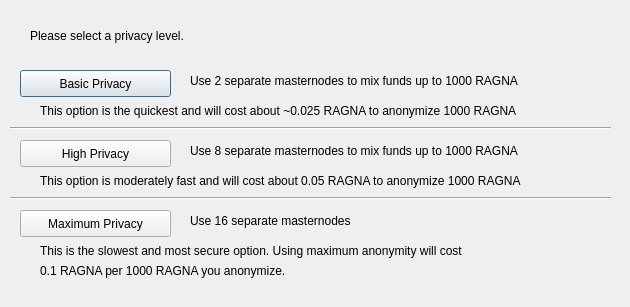
<?xml version="1.0" encoding="UTF-8"?>
<ui version="4.0">
 <class>DarksendConfig</class>
 <widget class="QDialog" name="DarksendConfig">
  <property name="geometry">
   <rect>
    <x>0</x>
    <y>0</y>
    <width>630</width>
    <height>307</height>
   </rect>
  </property>
  <property name="windowTitle">
   <string>Configure Darksend</string>
  </property>
  <widget class="QPushButton" name="buttonBasic">
   <property name="geometry">
    <rect>
     <x>20</x>
     <y>70</y>
     <width>151</width>
     <height>27</height>
    </rect>
   </property>
   <property name="text">
    <string>Basic Privacy</string>
   </property>
  </widget>
  <widget class="QPushButton" name="buttonHigh">
   <property name="geometry">
    <rect>
     <x>20</x>
     <y>140</y>
     <width>151</width>
     <height>27</height>
    </rect>
   </property>
   <property name="text">
    <string>High Privacy</string>
   </property>
  </widget>
  <widget class="QPushButton" name="buttonMax">
   <property name="geometry">
    <rect>
     <x>20</x>
     <y>210</y>
     <width>151</width>
     <height>27</height>
    </rect>
   </property>
   <property name="text">
    <string>Maximum Privacy</string>
   </property>
  </widget>
  <widget class="QLabel" name="label">
   <property name="geometry">
    <rect>
     <x>30</x>
     <y>20</y>
     <width>571</width>
     <height>31</height>
    </rect>
   </property>
   <property name="text">
    <string>Please select a privacy level.</string>
   </property>
  </widget>
  <widget class="QLabel" name="label_2">
   <property name="geometry">
    <rect>
     <x>190</x>
     <y>70</y>
     <width>421</width>
     <height>21</height>
    </rect>
   </property>
   <property name="text">
    <string>Use 2 separate masternodes to mix funds up to 1000 RAGNA</string>
   </property>
  </widget>
  <widget class="QLabel" name="label_3">
   <property name="geometry">
    <rect>
     <x>190</x>
     <y>140</y>
     <width>411</width>
     <height>21</height>
    </rect>
   </property>
   <property name="text">
    <string>Use 8 separate masternodes to mix funds up to 1000 RAGNA</string>
   </property>
  </widget>
  <widget class="QLabel" name="label_4">
   <property name="geometry">
    <rect>
     <x>190</x>
     <y>210</y>
     <width>421</width>
     <height>21</height>
    </rect>
   </property>
   <property name="text">
    <string>Use 16 separate masternodes</string>
   </property>
  </widget>
  <widget class="QLabel" name="label_6">
   <property name="geometry">
    <rect>
     <x>40</x>
     <y>100</y>
     <width>561</width>
     <height>21</height>
    </rect>
   </property>
   <property name="text">
    <string>This option is the quickest and will cost about ~0.025 RAGNA to anonymize 1000 RAGNA</string>
   </property>
  </widget>
  <widget class="QLabel" name="label_7">
   <property name="geometry">
    <rect>
     <x>40</x>
     <y>170</y>
     <width>561</width>
     <height>21</height>
    </rect>
   </property>
   <property name="text">
    <string>This option is moderately fast and will cost about 0.05 RAGNA to anonymize 1000 RAGNA</string>
   </property>
  </widget>
  <widget class="QLabel" name="label_8">
   <property name="geometry">
    <rect>
     <x>40</x>
     <y>240</y>
     <width>561</width>
     <height>21</height>
    </rect>
   </property>
   <property name="text">
    <string>This is the slowest and most secure option. Using maximum anonymity will cost</string>
   </property>
  </widget>
  <widget class="QLabel" name="label_9">
   <property name="geometry">
    <rect>
     <x>40</x>
     <y>260</y>
     <width>561</width>
     <height>21</height>
    </rect>
   </property>
   <property name="text">
    <string>0.1 RAGNA per 1000 RAGNA you anonymize.</string>
   </property>
  </widget>
  <widget class="Line" name="line">
   <property name="geometry">
    <rect>
     <x>10</x>
     <y>120</y>
     <width>601</width>
     <height>16</height>
    </rect>
   </property>
   <property name="orientation">
    <enum>Qt::Horizontal</enum>
   </property>
  </widget>
  <widget class="Line" name="line_2">
   <property name="geometry">
    <rect>
     <x>10</x>
     <y>190</y>
     <width>601</width>
     <height>16</height>
    </rect>
   </property>
   <property name="orientation">
    <enum>Qt::Horizontal</enum>
   </property>
  </widget>
 </widget>
 <resources/>
 <connections/>
</ui>
